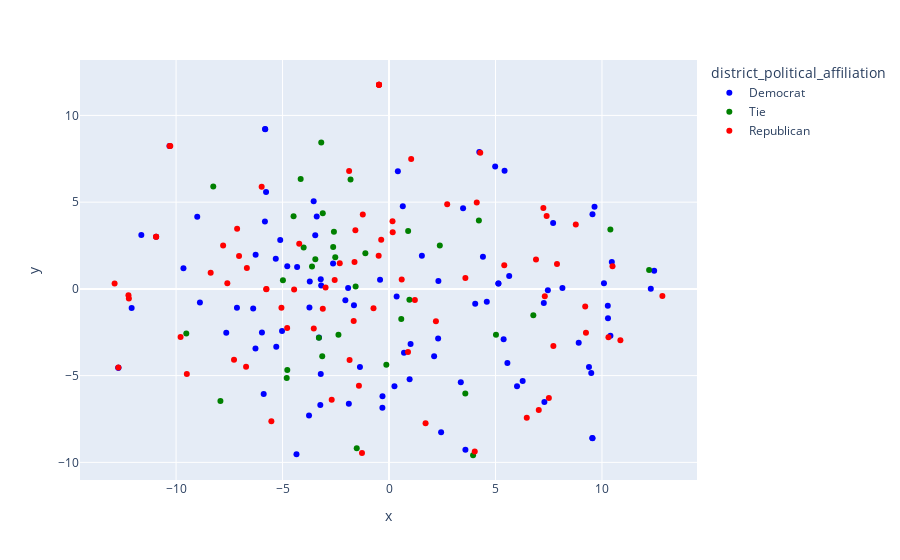

The notebook cell this image was saved under:
### Code cell
fig = px.scatter(df_2d, x='x', y='y', color='district_political_affiliation',color_discrete_map=color_discrete_map, hover_data=['schoolname', 'charter_political_affiliation'])
fig.show()

### Figure 1 — Plotly figure (JSON) as saved in the notebook; plotly's stock layout.template omitted (floating-point values rounded to 4 significant figures; data arrays with more than 128 entries replaced by an {"elided": "..."} marker saying what was removed)
{"data": [{"customdata": {"elided": "94x2 str values"}, "hovertemplate": "district_political_affiliation=Democrat<br>x=%{x}<br>y=%{y}<br>schoolname=%{customdata[0]}<br>charter_political_affiliation=%{customdata[1]}<extra></extra>", "legendgroup": "Democrat", "marker": {"color": "blue", "symbol": "circle"}, "mode": "markers", "name": "Democrat", "orientation": "v", "showlegend": true, "type": "scatter", "x": [-5.968, -4.317, -5.109, 5.643, -5.295, -12.09, -5.819, -4.779, -9.006, -3.186, 0.3583, 7.706, -5.774, 12.29, 2.447, 1.543, 5.382, -5.318, -3.539, -3.465, -3.737, -10.94, 4.24, 10.27, -3.227, 0.9669, 9.496, 5.135, 5.137, 12.45, 3.371, -0.3114, 3.587, 8.142, -3.206, 7.459, -5.024, -7.643, -6.264, -2.051, -8.881, 3.478, -3.206, -2.629, -12.71, -9.653, 7.268, -0.4212, -12.71, -1.921, 4.984, -3.721, -3.288, 1.012, -5.814, 2.318, 6.275, 5.426, -5.828, -3.395, 5.559, 0.4145, -10.31, 4.41, -6.271, -1.646, -3.757, -4.346, -1.365, -7.141, -6.379, 7.296, 9.65, -5.886, -1.887, 6.011, -0.3073, 9.547, 9.556, 10.46, 0.6466, 10.4, 10.28, 10.09, 2.305, 0.2555, 4.591, 0.7042, 4.047, 9.389, 2.118, 9.554, 8.908, -11.63], "xaxis": "x", "y": [-2.515, 1.255, 2.822, 0.7459, -3.338, -1.103, 9.215, 1.301, 4.164, 0.1985, -0.4362, 3.802, 5.584, 0.000756, -8.27, 1.906, -2.908, 1.737, 5.048, 3.093, -1.067, 3.002, 7.886, -0.9757, -6.693, -5.211, -4.85, 0.3165, 0.3157, 1.046, -5.377, -6.854, -9.276, 0.05006, 0.5508, -0.08476, -2.433, -2.531, 1.974, -0.6572, -0.7799, 4.644, -4.903, 1.466, -4.544, 1.195, -0.8207, 0.5301, -4.543, 0.05203, 7.055, 0.4187, -2.807, -3.181, 9.207, 0.4506, -5.304, 6.812, 3.887, 4.167, -4.277, 6.78, 8.241, 1.855, -3.431, -0.9397, -7.3, -9.534, -4.497, -1.094, -1.136, -6.519, 4.734, -6.055, -6.616, -5.618, -6.193, -8.599, -8.614, 1.556, 4.766, -2.698, -1.696, 0.33, -2.853, -5.609, -0.7351, -3.68, -0.8535, -4.5, -3.888, 4.303, -3.104, 3.11], "yaxis": "y"}, {"customdata": [["River Mill Academy", "Democrat"], ["The Hawbridge School", "Democrat"], ["Clover Garden", "Republican"], ["Alamance Community School", "Democrat"], ["Emereau: Bladen", "Democrat"], ["ArtSpace Charter School", "Democrat"], ["IC Imagine ", "Democrat"], ["The Franklin School of Innovation", "Tie"], ["Francine Delany New School", "Democrat"], ["Carolina International School", "Democrat"], ["Cabarrus Charter Academy", "Republican"], ["A.C.E. Academy", "Democrat"], ["Concord Lake STEAM Academy", "Republican"], ["Falls Lake Academy", "Republican"], ["Oxford Preparatory", "Democrat"], ["Summit Charter", "Republican"], ["The Academy of Moore County", "Republican"], ["STARS Charter", "Tie"], ["Moore Montessori Community School", "Democrat"], ["Eno River Academy", "Tie"], ["The Expedition School", "Tie"], ["Arapahoe Charter School", "Tie"], ["Millennium Charter Academy", "Republican"], ["Union Academy", "Republican"], ["Union Day School", "Tie"], ["Union Prep Academy at Indian Trail", "Republican"], ["Monroe Charter Academy", "Tie"], ["Apprentice Academy High School", "Republican"], ["Dillard Academy", "Tie"], ["Wayne Preparatory Academy", "Tie"], ["Asheville PEAK Academy", "Democrat"], ["Evergreen Community Charter", "Democrat"], ["Bear Grass Charter School", "Tie"], ["Paul R. Brown Leadership Academy", "Democrat"], ["Two Rivers Community School", "Democrat"]], "hovertemplate": "district_political_affiliation=Tie<br>x=%{x}<br>y=%{y}<br>schoolname=%{customdata[0]}<br>charter_political_affiliation=%{customdata[1]}<extra></extra>", "legendgroup": "Tie", "marker": {"color": "green", "symbol": "circle"}, "mode": "markers", "name": "Tie", "orientation": "v", "showlegend": true, "type": "scatter", "x": [-0.1261, -2.525, -1.807, -1.516, -3.137, 0.8982, -3.46, -3.293, -4.009, 5.022, -4.982, -2.623, 6.777, -4.777, -2.375, -3.111, 3.582, -1.111, -2.588, 2.385, -9.52, -8.253, 0.5751, -4.482, -4.15, -3.182, 0.958, -3.618, -4.804, -1.568, 4.219, 12.21, 10.39, 3.948, -7.918], "xaxis": "x", "y": [-4.37, 1.818, 6.304, -9.188, -3.88, 3.338, 1.714, -2.813, 2.386, -2.65, 0.4975, 2.42, -1.525, -4.683, -2.646, 4.357, -6.029, 2.053, 3.29, 2.503, -2.571, 5.902, -1.74, 4.19, 6.331, 8.442, -0.6238, 1.292, -5.143, 0.1441, 3.942, 1.088, 3.416, -9.59, -6.464], "yaxis": "y"}, {"customdata": {"elided": "77x2 str values"}, "hovertemplate": "district_political_affiliation=Republican<br>x=%{x}<br>y=%{y}<br>schoolname=%{customdata[0]}<br>charter_political_affiliation=%{customdata[1]}<extra></extra>", "legendgroup": "Republican", "marker": {"color": "red", "symbol": "circle"}, "mode": "markers", "name": "Republican", "orientation": "v", "showlegend": true, "type": "scatter", "x": [1.717, -1.852, -3.11, 1.213, -0.367, -12.24, 1.04, -9.494, 6.901, -6.713, 12.84, 0.173, -1.62, 7.247, 3.586, -0.7288, -10.94, -10.94, -5.052, -1.874, -12.22, -7.134, 6.469, -4.783, 7.315, 7.032, 7.718, 7.506, -7.79, -4.457, 0.164, -1.232, 10.87, -10.3, -2.98, -12.89, 0.5958, -6.675, -10.27, -9.788, -4.217, -8.375, -2.552, 5.411, 4.12, -7.593, -5.981, -0.4865, 4.284, -2.314, -5.766, 2.731, -12.71, -3.534, -1.58, -5.757, -1.659, -7.043, 10.3, 7.888, -1.27, 4.025, 9.213, -0.4691, -0.4691, -1.413, -0.4691, -0.4691, 9.248, -2.692, 0.8927, -7.279, 7.402, 2.202, 8.771, -5.525, 10.5], "xaxis": "x", "y": [-7.746, -4.102, -1.149, -0.6352, 2.829, -0.3644, 7.491, -4.912, 1.691, -4.491, -0.4123, 3.27, 1.553, 4.666, 0.6238, -1.121, 3.002, 3.002, -1.081, 6.797, -0.5513, 3.463, -7.428, -2.26, -0.4232, -6.974, -3.289, -6.294, 2.5, -0.03453, 3.899, 4.283, -2.956, 8.242, 0.08571, 0.3167, 0.5458, 1.201, 8.233, -2.778, 2.607, 0.9284, 0.5102, 1.367, 4.976, 0.3269, 5.887, 1.907, 7.844, 1.471, -0.01385, 4.886, -4.533, -2.278, 3.386, -0.005616, -1.854, 1.899, -2.785, 1.439, -9.458, -9.369, -1.009, 11.77, 11.77, -5.587, 11.77, 11.77, -2.524, -6.397, -3.632, -4.085, 4.208, -1.865, 3.714, -7.627, 1.308], "yaxis": "y"}], "layout": {"legend": {"title": {"text": "district_political_affiliation"}, "tracegroupgap": 0}, "margin": {"t": 60}, "xaxis": {"anchor": "y", "domain": [0, 1], "title": {"text": "x"}}, "yaxis": {"anchor": "x", "domain": [0, 1], "title": {"text": "y"}}}}
